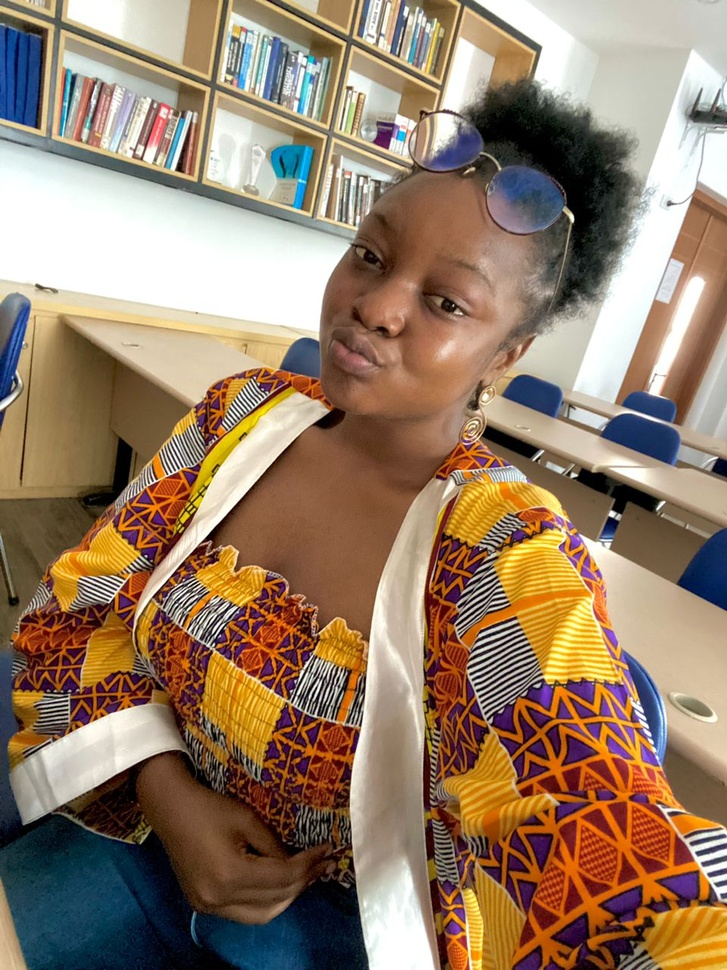
#> input picture Ericka.jpeg, 727 x 970 px, shrunk from 960 x 1280 before the run, found by its file name
$ jupyter execute TP3_TI_Ericka.ipynb   (shell and % lines are left out)
#> lines starting #> are read from the running program, lines starting #| are printed output that depends on the picture; after the words box and inside, x2 and y2 are one past the last pixel; in counts of white or black regions, pixels touching at a corner belong together
# 1- Transformée de Fourrier

[cell 1]
import cv2
import numpy as np
import matplotlib.pyplot as plt

# Charger l'image en niveau de gris
image = cv2.imread('/home/ericka/Pictures/Ericka.jpeg', cv2.IMREAD_GRAYSCALE)
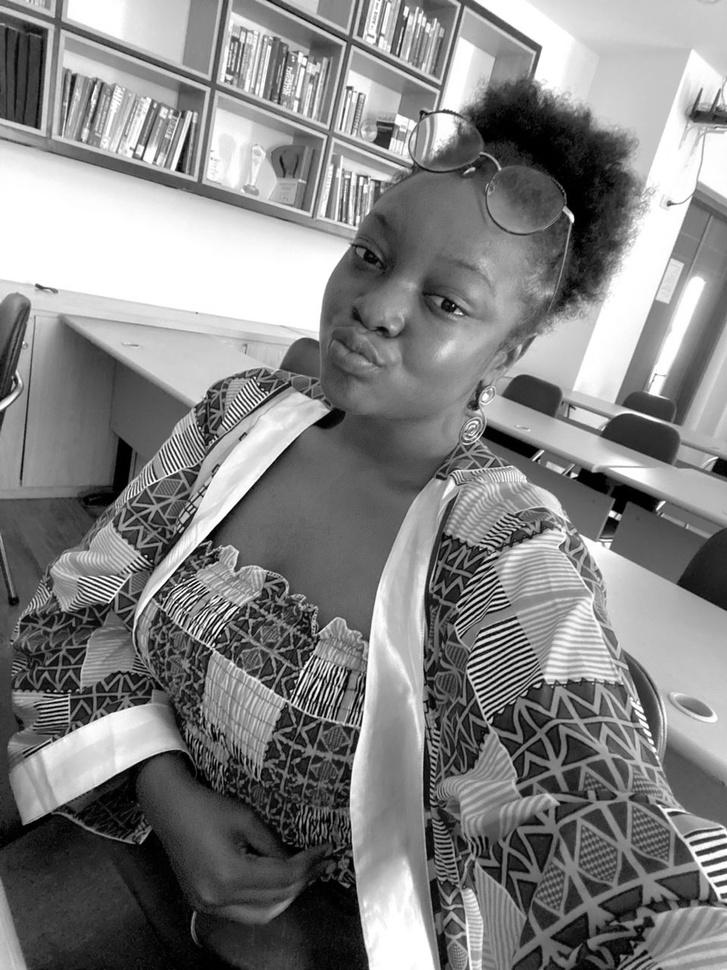
#> image: shape (970, 727); min 0, max 255, mean 130.7

# Calculer la transformée de Fourier
fourier_transform = np.fft.fft2(image)
fourier_transform_shifted = np.fft.fftshift(fourier_transform)

# Calculer le spectre
magnitude_spectrum = 20 * np.log(np.abs(fourier_transform_shifted))
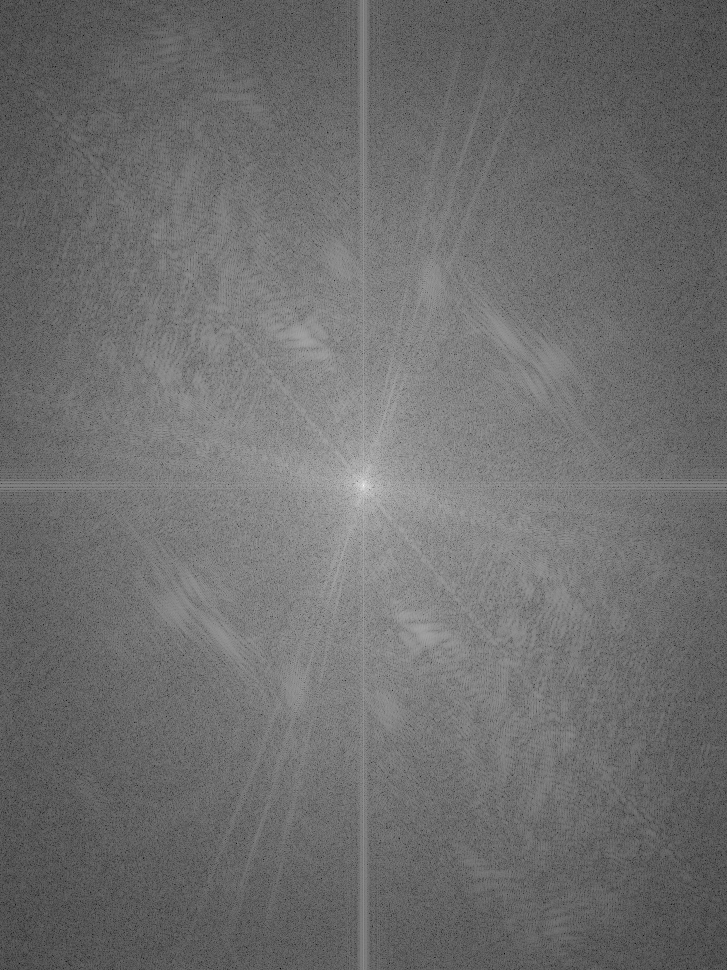
#> magnitude_spectrum: shape (970, 727) float64; min 22.36, max 366.8, mean 171.4; drawn with min black and max white

# Calculer la transformée de Fourier inverse
inverse_fourier_transform_shifted = np.fft.ifftshift(fourier_transform_shifted)
inverse_fourier_transform = np.fft.ifft2(inverse_fourier_transform_shifted)
inverse_fourier_transform = np.abs(inverse_fourier_transform)

# Afficher les images
plt.figure(figsize=(8, 12))

# Afficher l'image originale
plt.subplot(131)
plt.imshow(image, cmap='gray')
plt.title('Image originale'), plt.xticks([]), plt.yticks([])

# Afficher le spectre
plt.subplot(132)
plt.imshow(magnitude_spectrum, cmap='gray')
plt.title('Spectre'), plt.xticks([]), plt.yticks([])

# Afficher l'image dans le domaine spatial (inverse de la transformée de Fourier)
plt.subplot(133)
plt.imshow(inverse_fourier_transform, cmap='gray')
plt.title('Image dans le domaine spatial'), plt.xticks([]), plt.yticks([])

plt.tight_layout()
plt.show()

INTERPRETATION:

1. **Image originale** :
   - L'image originale est affichée en niveaux de gris. Elle représente l'intensité lumineuse de chaque pixel dans l'image.
   - C'est une visualisation de l'image originale avant l'analyse en fréquence.

2. **Spectre de Fourier** :
   - Le spectre de Fourier est une représentation de la composition fréquentielle de l'image.
   - Dans cette représentation, les basses fréquences sont situées au centre de l'image, tandis que les hautes fréquences sont à la périphérie.
   - L'échelle de gris indique l'intensité des différentes fréquences.
   - Les régions lumineuses du spectre correspondent aux fréquences dominantes de l'image.

   Pour mieux interpréter le spectre de Fourier, on observe ceci :
   - La croix au centre : Représente la composante continue ou la fréquence nulle.
   - Les formes concentriques : Représentent les différentes composantes de fréquence dans l'image.
   - Les fréquences basses au centre et hautes aux bords : Indiquent la variation de fréquence dans l'image.

 Ainsi, dans cet image on constate qu'elle contient beaucoup plus de base fréquences que de hautes fréquences

3. **Image dans le domaine spatial** :
   - L'image obtenue après la transformée de Fourier inverse est affichée.
   - Cette image est reconstruite à partir du spectre et représente l'image dans le domaine spatial.

Ce code met en évidence la transformation de l'image entre le domaine spatial (image originale) et le domaine fréquentiel (spectre de Fourier) et inversement

# 2- Filtre passe-bas et pase-haut

## 2-1- Filtre passe-bas

[cell 2]
import cv2
import numpy as np
import matplotlib.pyplot as plt

# Charger l'image
image = cv2.imread('/home/ericka/Pictures/Ericka.jpeg', cv2.IMREAD_GRAYSCALE)

# Appliquer la transformée de Fourier
fourier_transform = np.fft.fft2(image)
fourier_transform_shifted = np.fft.fftshift(fourier_transform)

# Créer un filtre pass-bas dans le domaine fréquentiel
rows, cols = image.shape
#> rows = 970; cols = 727
crow, ccol = rows // 2, cols // 2
#> crow = 485; ccol = 363

# Initialisation de la fréquence de coupure (le rayon du cercle) pour le filtre pass-bas
r = 100

# Créer un masque pour le filtre pass-bas
mask = np.ones((rows, cols), np.uint8)
center = [crow, ccol]
#> center = [485, 363]
x, y = np.ogrid[:rows, :cols]
#> x = 970 values from 0 to 969
mask_area = (x - center[0]) ** 2 + (y - center[1]) ** 2 <= r*r
mask[mask_area] = 0

# Appliquer le filtre
filtered_transform_shifted = fourier_transform_shifted * mask

# Appliquer la transformée de Fourier inverse pour l'image filtrée
filtered_transform = np.fft.ifftshift(filtered_transform_shifted)
filtered_image = np.fft.ifft2(filtered_transform)
filtered_image = np.abs(filtered_image)

# Afficher les résultats
plt.figure(figsize=(8, 8))

plt.subplot(131), plt.imshow(image, cmap='gray')
plt.title('Image originale'), plt.xticks([]), plt.yticks([])

plt.subplot(132), plt.imshow(mask, cmap='gray')
plt.title('Filtre pass-bas'), plt.xticks([]), plt.yticks([])

plt.subplot(133), plt.imshow(filtered_image, cmap='gray')
plt.title('Image filtrée'), plt.xticks([]), plt.yticks([])

plt.tight_layout()
plt.show()

INTEPRÉTATION:

1. **Image originale** (première image) : C'est l'image d'origine en niveaux de gris.

2. **Filtre pass-bas** (deuxième image) : C'est un masque créé dans le domaine fréquentiel. Les pixels blancs représentent les fréquences basses (gardées) et les pixels noirs représentent les fréquences hautes (filtrées). Le filtre est un cercle centré sur les basses fréquences que nous voulons garder.

3. **Image filtrée** (troisième image) : C'est l'image résultante après avoir appliqué le filtre pass-bas dans le domaine fréquentiel et effectué la transformée de Fourier inverse. Cette image est le résultat de la multiplication de la transformée de Fourier de l'image originale par le filtre pass-bas.

En modifiant le rayon du cercle pour le filtre pass-bas, on observe comment les détails dans l'image sont modifiés. Un rayon plus grand permettra de conserver plus de basses fréquences, ce qui signifie une image filtrée avec moins de détails, tandis qu'un rayon plus petit permettra de filtrer davantage d'informations et de conserver principalement les basses fréquences.

L'objectif principal de ce processus est d'illustrer visuellement comment un filtre pass-bas affecte l'image en éliminant les hautes fréquences et en conservant les basses fréquences.

## 2-2- Filtre passe haut

[cell 3]
import cv2
import numpy as np
import matplotlib.pyplot as plt

# Charger l'image
image = cv2.imread('/home/ericka/Pictures/Ericka.jpeg', cv2.IMREAD_GRAYSCALE)

# Appliquer la transformée de Fourier
fourier_transform = np.fft.fft2(image)
fourier_transform_shifted = np.fft.fftshift(fourier_transform)

# Créer un filtre passe-haut dans le domaine fréquentiel
rows, cols = image.shape
crow, ccol = rows // 2, cols // 2

# Initialisation de la fréquence de coupure (le rayon du cercle) pour le filtre pass-bas
r = 30

# Créer un masque pour le filtre passe-haut
mask = np.zeros((rows, cols), np.uint8)
center = [crow, ccol]
x, y = np.ogrid[:rows, :cols]
mask_area = (x - center[0]) ** 2 + (y - center[1]) ** 2 > r*r
mask[mask_area] = 1

# Appliquer le filtre
filtered_transform_shifted = fourier_transform_shifted * mask

# Appliquer la transformée de Fourier inverse pour l'image filtrée
filtered_transform = np.fft.ifftshift(filtered_transform_shifted)
filtered_image = np.fft.ifft2(filtered_transform)
filtered_image = np.abs(filtered_image)

# Afficher les résultats
plt.figure(figsize=(8, 8))

plt.subplot(131), plt.imshow(image, cmap='gray')
plt.title('Image originale'), plt.xticks([]), plt.yticks([])

plt.subplot(132), plt.imshow(mask, cmap='gray')
plt.title('Filtre passe-haut'), plt.xticks([]), plt.yticks([])

plt.subplot(133), plt.imshow(filtered_image, cmap='gray')
plt.title('Image filtrée (passe-haut)'), plt.xticks([]), plt.yticks([])

plt.tight_layout()
plt.show()
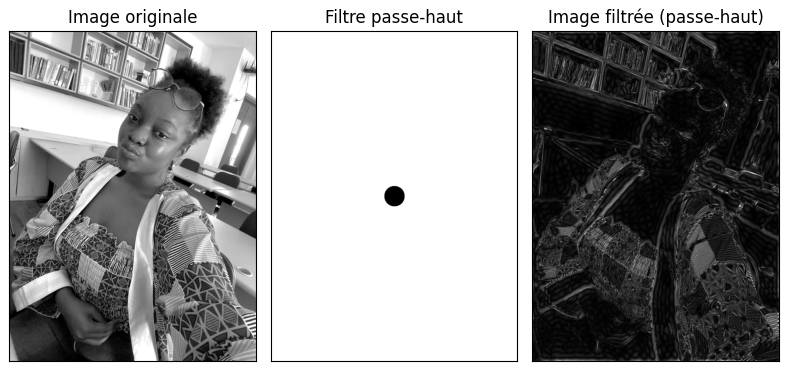
#> figure drawn by matplotlib, 3 panels

INTERPRETATION: Dans ce code, nous créons un filtre passe-haut en inversant le masque par rapport au filtre passe-bas. Le reste du processus est similaire au filtre passe-bas.

1. **Image originale** :
   - C'est l'image initiale en niveaux de gris que nous avons chargée.

2. **Filtre passe-haut** :
   - C'est le masque du filtre passe-haut que nous avons créé.
   - Dans ce masque, les pixels blancs représentent les hautes fréquences que nous voulons laisser passer.
   - Les pixels noirs représentent les basses fréquences que nous voulons atténuer.

3. **Image filtrée (passe-haut)** :
   - C'est l'image obtenue après avoir appliqué le filtre passe-haut dans le domaine fréquentiel.
   - Les hautes fréquences ont été accentuées, ce qui met en évidence les bords et les détails de l'image.
   - Les basses fréquences ont été atténuées, ce qui permet de mettre en évidence les variations rapides dans l'image.

L'application du filtre passe-haut a pour effet de mettre en évidence les contours et les détails de l'image, ce qui peut améliorer la perception des caractéristiques importantes de l'image. Les zones de forte variation d'intensité sont accentuées, tandis que les zones de faible variation sont atténuées. Les résultats peuvent varier en fonction des paramètres du filtre, comme dans notre cas le rayon du cercle utilisé pour créer le masque passe-haut.

# 3- Filtrer des bruits sinus

[cell 4]
import cv2
import numpy as np
import matplotlib.pyplot as plt

# Charger les images
images = [
    cv2.imread('/home/ericka/Pictures/1_wIXlvBeAFtNVgJd49VObgQ.png', cv2.IMREAD_GRAYSCALE),
    cv2.imread('/home/ericka/Pictures/1_wIXlvBeAFtNVgJd49VObgQ.png_Salt_Pepper_Noise1.png', cv2.IMREAD_GRAYSCALE),
    cv2.imread('/home/ericka/Pictures/1_wIXlvBeAFtNVgJd49VObgQ_sinus.png', cv2.IMREAD_GRAYSCALE),
    cv2.imread('/home/ericka/Pictures/1_zd6ypc20QAIFMzrbCmJRMg.png', cv2.IMREAD_GRAYSCALE)
]
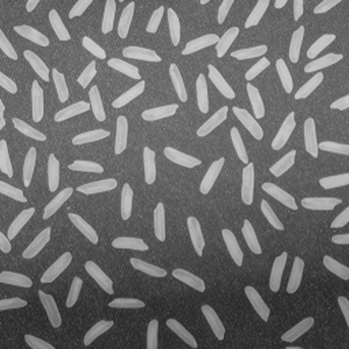
#> input picture 1_wIXlvBeAFtNVgJd49VObgQ.png, 349 x 349 px, shrunk from 461 x 461 before the run, found by its file name
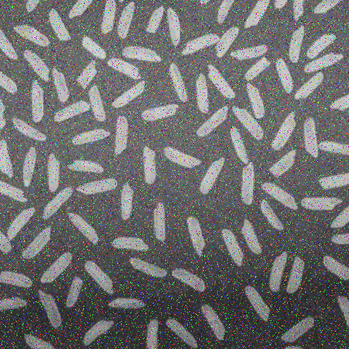
#> input picture 1_wIXlvBeAFtNVgJd49VObgQ.png_Salt_Pepper_Noise1.png, 349 x 349 px, shrunk from 461 x 461 before the run, found by its file name
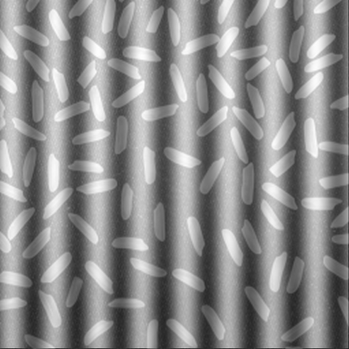
#> input picture 1_wIXlvBeAFtNVgJd49VObgQ_sinus.png, 349 x 349 px, shrunk from 461 x 461 before the run, found by its file name
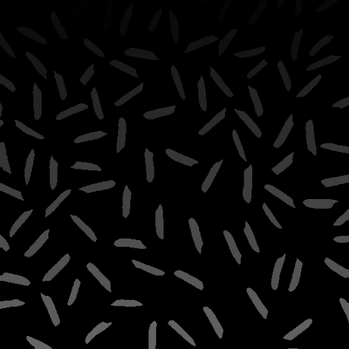
#> input picture 1_zd6ypc20QAIFMzrbCmJRMg.png, 349 x 349 px, shrunk from 461 x 461 before the run, found by its file name

# Fréquence de coupure pour le filtre passe-bas
cutoff_frequency = 30  # Ajustez cette valeur selon vos besoins

# Appliquer le filtre passe-bas et afficher les résultats
plt.figure(figsize=(15, 10))
for i, image in enumerate(images, start=1):
    # Appliquer la transformée de Fourier
    fourier_transform = np.fft.fft2(image)
    fourier_transform_shifted = np.fft.fftshift(fourier_transform)

    # Créer un masque pour le filtre passe-bas
    rows, cols = image.shape
    crow, ccol = rows // 2, cols // 2
    mask = np.zeros((rows, cols), np.uint8)
    mask[crow - cutoff_frequency:crow + cutoff_frequency,
         ccol - cutoff_frequency:ccol + cutoff_frequency] = 1

    # Appliquer le filtre
    filtered_transform_shifted = fourier_transform_shifted * mask

    # Appliquer la transformée de Fourier inverse pour l'image filtrée
    filtered_transform = np.fft.ifftshift(filtered_transform_shifted)
    filtered_image = np.fft.ifft2(filtered_transform)
    filtered_image = np.abs(filtered_image)

    # Afficher les résultats
    plt.subplot(2, 4, i), plt.imshow(image, cmap='gray')
    plt.title(f'Image {i}'), plt.axis('off')

    plt.subplot(2, 4, i + 4), plt.imshow(filtered_image, cmap='gray')
    plt.title(f'Filtrée {i}'), plt.axis('off')
#> this loop made 4 passes
#> pass 3, `filtered_image = np.abs(filtered_image)`:
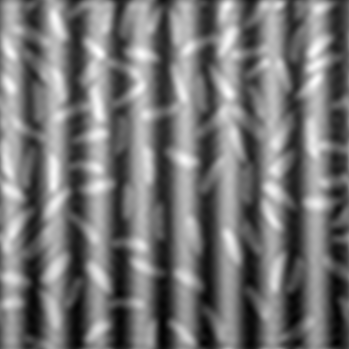
#> filtered_image: shape (349, 349) float64; min 34.68, max 263.4, mean 140.2; drawn with min black and max white
#> after the loop:
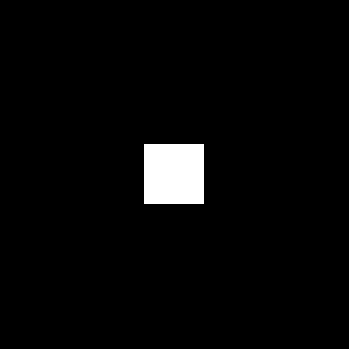
#> mask: shape (349, 349); values 0 (black) and 1 (white), 3% white; 1 white region, box (x1, y1, x2, y2) and area: (144, 144, 204, 204) 3600

plt.tight_layout()
plt.show()
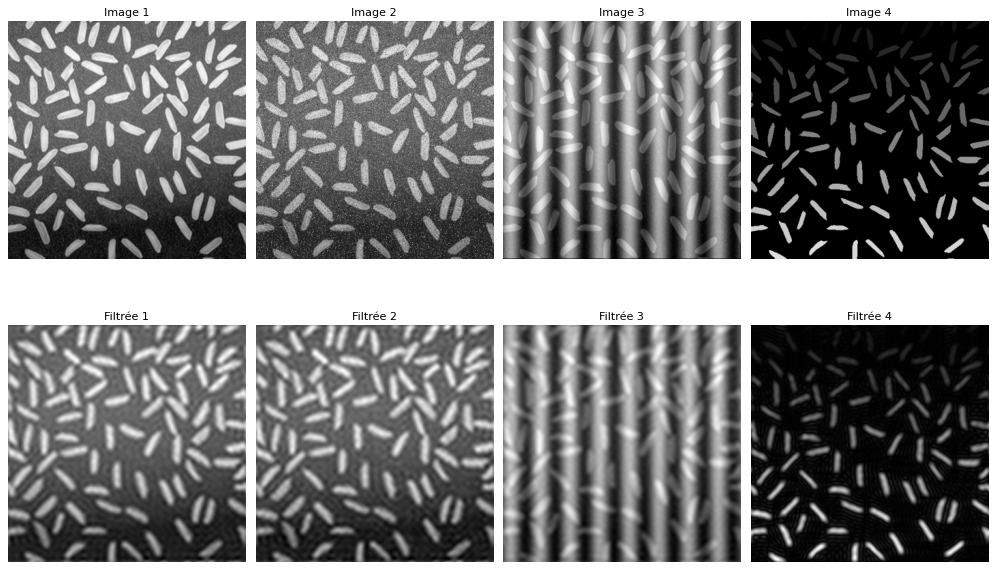
#> figure drawn by matplotlib, 8 panels
